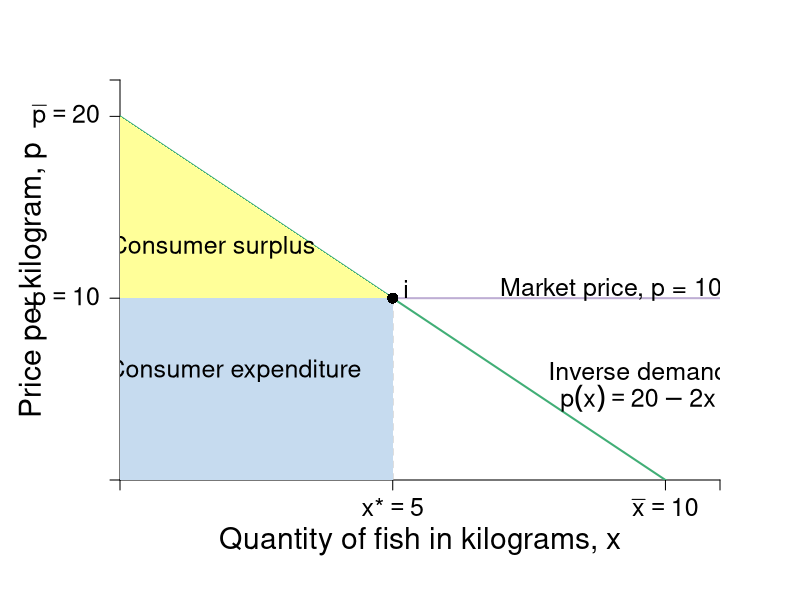

Recreate this plot in R.
require(shape)
pdf(file = "indmarketdemand/consumersurplus_jane.pdf", width = 9, height = 7)

#Set parameters for graphics
pointsize <- 1.8
axislabelsize <- 1.8
labelsize <- 1.5
namesize <- 1.8
annotatesize <- 1.5
graphlinewidth <- 2
segmentlinewidth <- 1.5


COL <- c("#7fc97f", "#beaed4", "#fdc086", "#ffff99", "#386cb0", "#f0027f", "#bf5b17", "#666666")
COLA <- c("#e0f3db", "#99d8c9","#66c2a4","#41ae76", "#238b45", "#005824")
COLB <- c("#c6dbef", "#4eb3d3", "#2b8cbe", "#0868ac","#084081")

par(mar =  c(6, 6, 4, 4))

mrsA <- function(x, rmax = 20, xmax = 10) {
  rmax - (rmax/xmax)*x
}

uA <- function(x, y, rmax = 20, xmax = 10) {
  y + rmax*x - (1/2)(rmax/xmax)*x^2
}

xlims <- c(0, 11)
ylims <- c(0, 22)

npts <- 501 
x <- seq(xlims[1], xlims[2], length.out = npts)
y <- seq(ylims[1], ylims[2], length.out = npts) 
a <- c(46.08, 55, 64)
b <- c(46.08, 55, 64)

plot(0, 0, xlim = xlims, ylim = ylims, type = "n",
     xlab = expression(paste("")),
     ylab = expression(paste("")), 
     xaxt = "n", 
     yaxt = "n", 
     cex.lab = axislabelsize, 
     bty = "n",
     xaxs="i", 
     yaxs="i")

# ticksy <- seq(from = 0, to = ylims[2], by = 2)
# ylabels <- seq(from = 0, to = ylims[2], by = 2)
# ticksx <- seq(from = 0, to = xlims[2], by = 2)
# xlabels <- seq(from = 0, to = xlims[2], by = 2)
ticksy <- c(0, 10, 20, ylims[2])
ylabels <- c(NA, expression(paste(p == 10)), expression(paste(bar(p) == 20)), NA)
ticksx <- c(0, 5, 10, xlims[2])
xlabels <- c(NA, expression(paste(x,"*") == 5), expression(paste(bar(x)==10)), NA)

axis(1, at = ticksx, pos = 0, labels = xlabels, cex.axis = labelsize)
axis(2, at = ticksy, pos = 0, labels = ylabels, las = 1, cex.axis = labelsize)

npts <- 500 
xx1 <- seq(xlims[1], xlims[2], length.out = npts)

#Lines for mrs graph
lines(xx1, mrsA(xx1, rmax = 20, xmax = 10), col = COLA[4], lwd = graphlinewidth)

segments(0, 10, xlims[2], 10, lty = 1, col = COL[2] , lwd = graphlinewidth)
segments(5, 0, 5, 10, lty = 2, col = "gray" , lwd = segmentlinewidth)

#Polygon for CS
xpoly <- c(0, 5, 0)
ypoly <- c(10, 10, 20)
polygon(x = xpoly, y = ypoly, col = COL[4], density=NULL, border = NA)

#Polygon for CE
xpoly3 <- c(0, 5, 5, 0, 0)
ypoly3 <- c(0, 0, 10, 10, 0)
polygon(x = xpoly3, y = ypoly3, col = COLB[1], density=NULL, border = NA)

#Label axes
mtext(expression(paste("Quantity of fish in kilograms, ", x)), side=1, line = 3, cex = axislabelsize)
text(-1.6, 0.5*ylims[2], expression(paste("Price per kilogram, ", p)), xpd = TRUE, cex = axislabelsize, srt = 90) 

points(5, 10, pch = 16, col = "black", cex = 1.5)
text(5.25, 10.5, expression(i), cex = labelsize)

#segments(4.11765, 6.17647, 5.88, 8.88, lty = 1, col = COL[2] , lwd = graphlinewidth)
text(9, 10.5, expression("Market price, p = 10"), cex = labelsize)
#text(7.3, 2.5, expression("Curve"))

#Label mrs function
text(9.5, 6.0, expression(paste("Inverse demand")), cex = labelsize)
text(9.5, 4.5, expression(paste(p(x) == 20 - 2*x)), cex = labelsize)
#Arrows(10, 7.5, 10, 5, col = "black", lty = 1, lwd = 2, arr.type = "triangle", arr.lwd = 0.5)

#Label highest willingness to pay
text(1.7, 12.8, expression("Consumer surplus"), cex = labelsize)
#text(3.5, 16, expression(paste(CS==frac(1, 2)*bgroup("(",20 - 10,")")*5, phantom()== 25)))
#Arrows(3.5, 15, 3.5, 12, col = "black", lty = 1, lwd = 2, arr.type = "triangle", arr.lwd = 0.5)

text(2.1, 6, expression("Consumer expenditure"), cex = labelsize)


dev.off()
